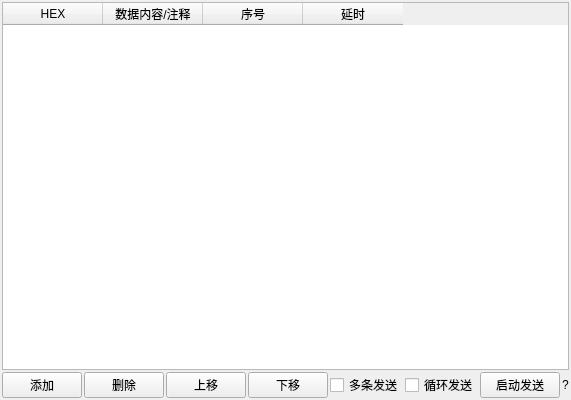
<?xml version="1.0" encoding="UTF-8"?>
<ui version="4.0">
 <class>ExtendedSendWidget</class>
 <widget class="QWidget" name="ExtendedSendWidget">
  <property name="geometry">
   <rect>
    <x>0</x>
    <y>0</y>
    <width>500</width>
    <height>400</height>
   </rect>
  </property>
  <property name="windowTitle">
   <string>扩展发送</string>
  </property>
  <layout class="QVBoxLayout" name="verticalLayout">
   <property name="spacing">
    <number>2</number>
   </property>
   <property name="leftMargin">
    <number>2</number>
   </property>
   <property name="topMargin">
    <number>2</number>
   </property>
   <property name="rightMargin">
    <number>2</number>
   </property>
   <property name="bottomMargin">
    <number>2</number>
   </property>
   <item>
    <widget class="QTableWidget" name="dataTable">
     <property name="columnCount">
      <number>4</number>
     </property>
     <column>
      <property name="text">
       <string>HEX</string>
      </property>
     </column>
     <column>
      <property name="text">
       <string>数据内容/注释</string>
      </property>
     </column>
     <column>
      <property name="text">
       <string>序号</string>
      </property>
     </column>
     <column>
      <property name="text">
       <string>延时</string>
      </property>
     </column>
    </widget>
   </item>
   <item>
    <layout class="QHBoxLayout" name="controlLayout">
     <property name="spacing">
      <number>2</number>
     </property>
     <item>
      <widget class="QPushButton" name="addButton">
       <property name="text">
        <string>添加</string>
       </property>
      </widget>
     </item>
     <item>
      <widget class="QPushButton" name="deleteButton">
       <property name="text">
        <string>删除</string>
       </property>
      </widget>
     </item>
     <item>
      <widget class="QPushButton" name="moveUpButton">
       <property name="text">
        <string>上移</string>
       </property>
      </widget>
     </item>
     <item>
      <widget class="QPushButton" name="moveDownButton">
       <property name="text">
        <string>下移</string>
       </property>
      </widget>
     </item>
     <item>
      <spacer name="actionSpacer">
       <property name="orientation">
        <enum>Qt::Orientation::Horizontal</enum>
       </property>
       <property name="sizeHint" stdset="0">
        <size>
         <width>40</width>
         <height>20</height>
        </size>
       </property>
      </spacer>
     </item>
     <item>
      <widget class="QCheckBox" name="multiSendCheckBox">
       <property name="text">
        <string>多条发送</string>
       </property>
      </widget>
     </item>
     <item>
      <widget class="QCheckBox" name="loopSendCheckBox">
       <property name="text">
        <string>循环发送</string>
       </property>
      </widget>
     </item>
     <item>
      <widget class="QPushButton" name="startSendButton">
       <property name="text">
        <string>启动发送</string>
       </property>
      </widget>
     </item>
     <item>
      <widget class="QLabel" name="helpLabel">
       <property name="text">
        <string>?</string>
       </property>
       <property name="toolTip">
        <string>扩展发送说明：

1. HEX列：勾选表示HEX格式，不勾选表示ASCII格式
2. 序号：0=不参与发送，1,2,3...=发送顺序
3. 延时：发送后等待时间（毫秒）
4. 左键点击发送按钮：发送单条数据
5. 右键点击发送按钮：编辑注释
6. 右键点击表格：弹出更多功能菜单

启动发送模式：
- 未勾选多条+未勾选循环：发送序号1的条目一次
- 未勾选多条+勾选循环：循环发送序号1的条目
- 勾选多条+未勾选循环：按序号依次发送，完成后停止
- 勾选多条+勾选循环：按序号依次发送，循环不停</string>
       </property>
      </widget>
     </item>
    </layout>
   </item>
  </layout>
 </widget>
 <resources/>
 <connections/>
</ui>
